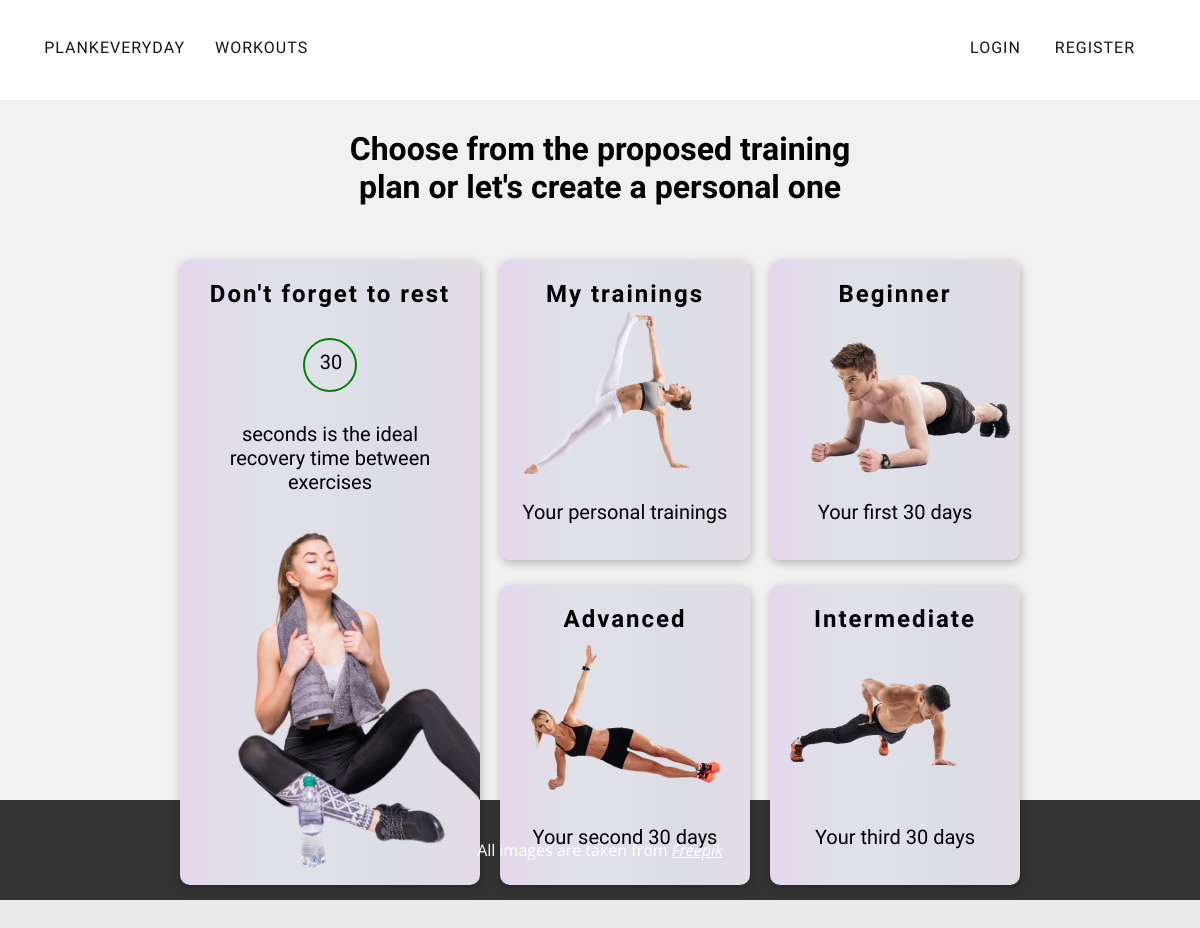
Screenshot of /caregories/ with the database file from the repository.
### first_workout/models.py (models this page shows, shortened)
class Categories(models.Model):
    title = models.CharField(max_length=20)
    short_description = models.TextField(max_length=50)
    img = models.ImageField()
    def image_data(self):
        return format_html(
            '<img src="{}" width="150px"/>',
            self.img.url,
        )
    image_data.short_description = "Preview"

### first_workout/views.py (the view)
# urls.py: path("caregories/", CategoriesView.as_view(), name="categories"),
class CategoriesView(ListView):
    model = Categories
    template_name = "first_workout/categories.html"

### first_workout/templates/first_workout/categories.html (shortened to what this page needs)
{% extends "base.html" %}
{% load static %}
{% block style %}
    <link rel="stylesheet" href="{% static 'workout/css/personal_trainings.css' %}">
{% endblock style %}
{% block body %}
    <div class="div-main-trainings-container">
        <div class="div-main-trainings-header">
            <h1>Choose from the proposed training plan or let's create a personal one</h1>
        </div>
        <div class="div-categories-flex">
            <div class="div-noncatecoty-flex">
                <div class="div-noncategory-box">
                    <div class="div-category-name">
                        <h2>Don't forget to rest</h2>
                        <div class="circle"><p>30</p></div><p class="rest-plank-p"> seconds is the ideal recovery time between exercises</p>
                        <img class="height-rest-img" src="../../../media/images/plank-rest.png" alt="plank-rest">
                    </div>
                </div>
            </div>
            <div class="div-category-flex">
                {% for field in object_list %}
                <a href="{% url 'basic' pk=field.pk %}">
                    <div class="div-category-box">
                        <div class="div-category-name">
                            <h2>{{field.title}}</h2>
                            <img class="category-img" src="{{field.img.url}}" alt="my_trainings">
                            <p>{{field.short_description}}</p>
                        </div>
                    </div>
                </a>
                {% endfor %}
            </div>
        </div>
    </div>
{% endblock body %}

### templates/base.html (shortened to what this page needs)
{% load static %}
<!DOCTYPE html>
<html lang="en">
<head>
    <link rel="stylesheet" href="{% static 'workout/css/style.css' %}">
    {% block style %} {% endblock style %}
</head>
<body>
    <header>
        {% include "inc/_nav.html" %}
    </header>
    {% block body %}
    {% endblock body %}
    <footer>
        <p>All images are taken from <a href="https://www.freepik.com/">Freepik</a></p>
    </footer>
</body>
</html>

### templates/inc/_nav.html (shortened to what this page needs)
<nav>
    <div class="logo">
        <a href="{% url 'home' %}">PlankEveryDay</a>
    </div>
    <a href="{% url 'workouts' %}">Workouts</a>
    <div class="menu">
        {% if request.user.is_authenticated %}
            {% if user.username == "admin" %}
                <a href="{% url 'admin:index' %}">Admin Panel</a>
            {% endif %}
        WELCOME BACK, {{ user.username|upper }} <a href="{% url 'logout' %}">Logout</a>
        {% else %}
            <a href="{% url 'login' %}">Login</a>
            <a href="{% url 'register' %}">Register</a>
        {% endif %}
    </div>
</nav>

### workout/static/workout/css/style.css (style rules this page uses)
body { margin: 0; font-family: 'Open Sans', sans-serif; background-color: rgba(212, 212, 212, 0.486); }

### workout/static/workout/css/personal_trainings.css (style rules this page uses)
.div-main-trainings-container { width: 100%; height: calc(100vh - 100px); background-color: #f1f1f1; }
.div-main-trainings-header { margin-left: auto; margin-right: auto; width: 526px; height: 150px; }
.div-main-trainings-header h1, .div-category-box h2, .div-noncategory-box h2, .circle p, .rest-plank-p, .div-category-name p { font-family: 'Oswald', sans-serif; text-align: center; }
.div-main-trainings-header h1, .div-category-name h2 { margin: 0; }
.div-main-trainings-header h1 { padding-top: 30px; }
.div-categories-flex, .div-category-flex { display: flex; justify-content: center; margin-left: auto; margin-right: auto; }
.div-categories-flex { width: 860px; }
.div-category-flex { flex-wrap: wrap; width: 809px; height: 650px; }
.div-categories-flex a { text-decoration: none; color: black; }
.div-category-box, .div-noncategory-box { margin: 10px; border-radius: 10px; box-shadow: rgba(0, 0, 0, 0.25) 1px 3px 10px; background: linear-gradient(90deg,#E4D8EC,#E0E0E8,#E0E0E8,#DCDCE4,#E4DCE4); }
.div-category-box { width: 250px; height: 300px; transition: 0.5s; }
.div-noncategory-box { height: 625px; width: 300px; }
.div-category-box h2, .div-noncategory-box h2 { padding-top: 20px; letter-spacing: 2px; }
.height-rest-img { position: relative; z-index: 1; bottom: 74px; width: 300px; border-bottom-left-radius: 10px; border-bottom-right-radius: 10px; }
.circle { width: 50px; height: 50px; margin: 30px auto; border-radius: 90px; border: green 2px solid; }
.circle p { margin: 10px 0px 0px 2px; }
.circle p, .div-category-name p { font-size: 20px; }
.rest-plank-p { position: relative; z-index: 2; font-size: 20px; margin-top: 10px; padding: 0px 30px 0px 30px; }
.category-img { width: 250px }

### workout/static/workout/css/nav.css (style rules this page uses)
nav { font-family: 'Oswald', sans-serif; width: 100%; height: 100px; background-color: white; }
nav .logo { float: left; width: 200px; text-align: right; }
nav .menu { display: inline-block; float: right; margin-right: 50px; }
nav a { font-weight: 500; text-transform: uppercase; text-decoration: none; color: #16151b; margin: 38px 15px; font-size: 16px; letter-spacing: 1px; position: relative; display: inline-block; }
nav a:before { content: ''; position: absolute; width: 100%; height: 3px; background: #16151b; bottom: -5%; animation: out 0.2s cubic-bezier(1, 0, 0.58, 0.97) 1 both; }

### workout/static/workout/css/footer.css (style rules this page uses)
footer { height: 100px; background-color: #333333; }
footer p { margin: 0px; padding-top: 39px; color: white; text-align: center; }
footer a { color: white; font-style: italic; }

### rows the page displays
Categories: title "My trainings", img (picture), short_description "Your personal trainings"
Categories: title "Beginner", img (picture), short_description "Your first 30 days"
Categories: title "Advanced", img (picture), short_description "Your second 30 days"
Categories: title "Intermediate", img (picture), short_description "Your third 30 days"
